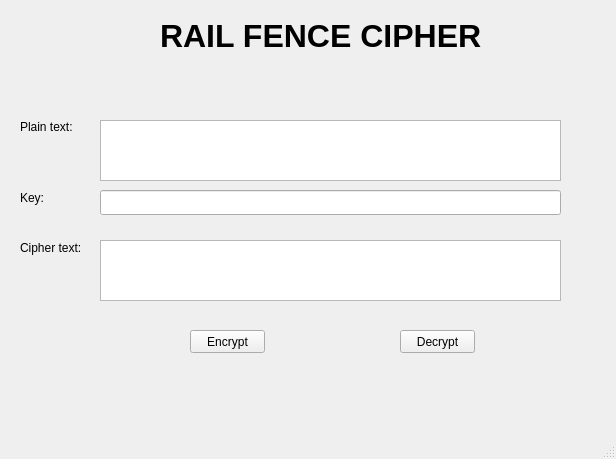
<?xml version="1.0" encoding="UTF-8"?>
<ui version="4.0">
 <class>RailFenceMainWindow</class>
 <widget class="QMainWindow" name="RailFenceMainWindow">
  <property name="geometry">
   <rect>
    <x>0</x>
    <y>0</y>
    <width>616</width>
    <height>459</height>
   </rect>
  </property>
  <property name="windowTitle">
   <string>Rail Fence Cipher</string>
  </property>
  <widget class="QWidget" name="centralwidget">
   <widget class="QLabel" name="label_title">
    <property name="geometry">
     <rect>
      <x>160</x>
      <y>10</y>
      <width>341</width>
      <height>51</height>
     </rect>
    </property>
    <property name="font">
     <font>
      <pointsize>24</pointsize>
      <weight>75</weight>
      <bold>true</bold>
     </font>
    </property>
    <property name="text">
     <string>RAIL FENCE CIPHER</string>
    </property>
   </widget>
   <widget class="QLabel" name="plain_text_label">
    <property name="geometry">
     <rect>
      <x>20</x>
      <y>120</y>
      <width>80</width>
      <height>13</height>
     </rect>
    </property>
    <property name="text">
     <string>Plain text:</string>
    </property>
   </widget>
   <widget class="QLabel" name="key_label">
    <property name="geometry">
     <rect>
      <x>20</x>
      <y>190</y>
      <width>41</width>
      <height>16</height>
     </rect>
    </property>
    <property name="text">
     <string>Key:</string>
    </property>
   </widget>
   <widget class="QLabel" name="cipher_text_label">
    <property name="geometry">
     <rect>
      <x>20</x>
      <y>240</y>
      <width>80</width>
      <height>16</height>
     </rect>
    </property>
    <property name="text">
     <string>Cipher text:</string>
    </property>
   </widget>
   <widget class="QPushButton" name="btn_encrypt">
    <property name="geometry">
     <rect>
      <x>190</x>
      <y>330</y>
      <width>75</width>
      <height>23</height>
     </rect>
    </property>
    <property name="text">
     <string>Encrypt</string>
    </property>
   </widget>
   <widget class="QPushButton" name="btn_decrypt">
    <property name="geometry">
     <rect>
      <x>400</x>
      <y>330</y>
      <width>75</width>
      <height>23</height>
     </rect>
    </property>
    <property name="text">
     <string>Decrypt</string>
    </property>
   </widget>
   <widget class="QPlainTextEdit" name="txt_plain_text">
    <property name="geometry">
     <rect>
      <x>100</x>
      <y>120</y>
      <width>461</width>
      <height>61</height>
     </rect>
    </property>
   </widget>
   <widget class="QPlainTextEdit" name="txt_cipher_text">
    <property name="geometry">
     <rect>
      <x>100</x>
      <y>240</y>
      <width>461</width>
      <height>61</height>
     </rect>
    </property>
   </widget>
   <widget class="QLineEdit" name="txt_key">
    <property name="geometry">
     <rect>
      <x>100</x>
      <y>190</y>
      <width>461</width>
      <height>25</height>
     </rect>
    </property>
    <property name="text">
     <string/>
    </property>
   </widget>
   <widget class="QLabel" name="label_student_info">
    <property name="geometry">
     <rect>
      <x>150</x>
      <y>60</y>
      <width>351</width>
      <height>51</height>
     </rect>
    </property>
    <property name="font">
     <font>
      <pointsize>16</pointsize>
      <weight>75</weight>
      <bold>true</bold>
     </font>
    </property>
    <property name="text">
     <string></string>
    </property>
   </widget>
  </widget>
  <widget class="QMenuBar" name="menubar">
   <property name="geometry">
    <rect>
     <x>0</x>
     <y>0</y>
     <width>616</width>
     <height>21</height>
    </rect>
   </property>
  </widget>
  <widget class="QStatusBar" name="statusbar"/>
 </widget>
 <resources/>
 <connections/>
</ui>
